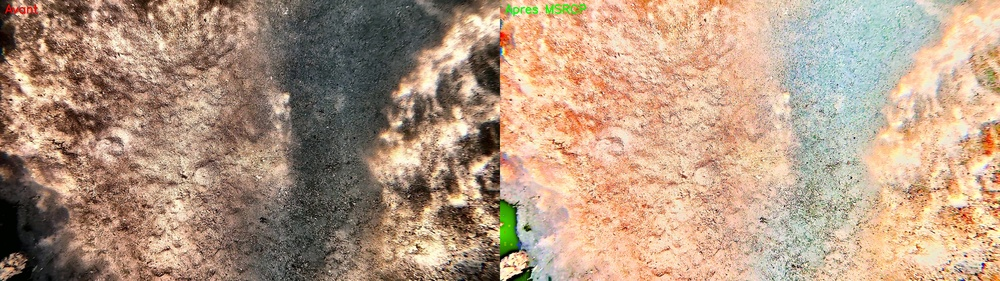
#> input picture 04_retinex/result_msrcp_15s.jpg, 1000 x 281 px, shrunk from 3840 x 1080 before the run, given in place of screenshot_5s.jpg, which was not available
$ python test_msrcp.py
#> lines starting #> are read from the running program, lines starting #| are printed output that depends on the picture; pictures that were not available may be replaced by others from this repository, and a replacement may not be noted
#> in test_msrcp, img is the input picture: shape (281, 1000, 3); mean B, G, R 129.8, 152.2, 178.9
import cv2
import numpy as np

def msrcp(img, sigmas=(15, 80, 250), low_clip=0.01, high_clip=0.99):
    """
    Multi-Scale Retinex with Colour Preservation
    - Retinex est appliqué sur la luminance totale (pas canal par canal)
    - Les couleurs sont préservées en multipliant chaque canal par le même ratio
    """
#> called with sigmas = (15, 80, 250), low_clip = 0.01, high_clip = 0.99
    img_float = img.astype(np.float64)
    # Luminance = somme des canaux
    lumiance = np.sum(img_float, axis=2) / 3.0
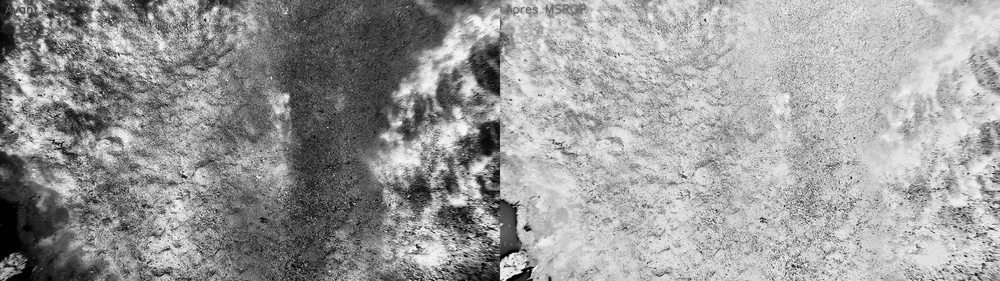
#> lumiance: shape (281, 1000) float64; min 0, max 252.7, mean 153.6
    lumiance = np.maximum(lumiance, 1.0)

    # MSR sur la luminance
    luminance_retinex = np.zeros_like(lumiance)
    for sigma in sigmas:
        blurred = cv2.GaussianBlur(lumiance, (0, 0), sigma)
        blurred = np.maximum(blurred, 1e-6)
        luminance_retinex += np.log(lumiance + 1e-6) - np.log(blurred)
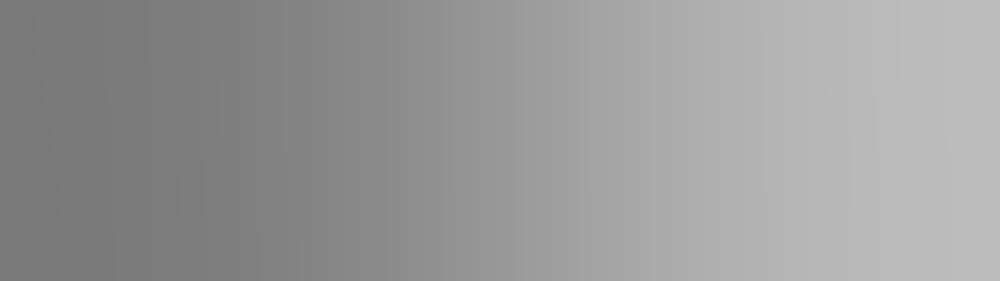
#> blurred: shape (281, 1000) float64; min 121.6, max 188.4, mean 153.7
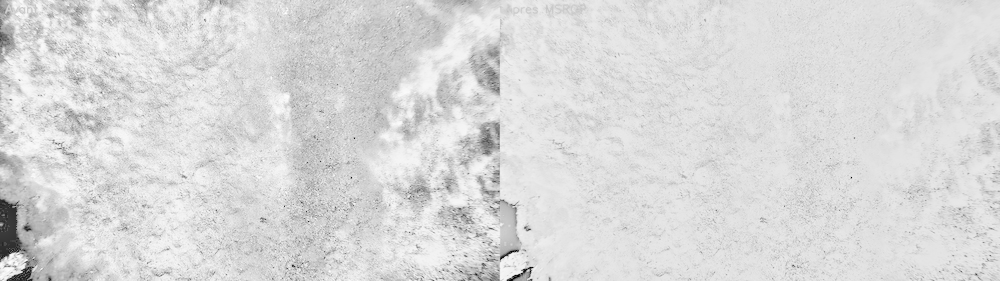
#> luminance_retinex: shape (281, 1000) float64; min -15.16, max 2.29, mean -0.245; drawn with min black and max white
    luminance_retinex /= len(sigmas)

    # Normaliser la luminance retinex
    p_low = np.percentile(luminance_retinex, low_clip * 100)
#> p_low = -1.71
    p_high = np.percentile(luminance_retinex, high_clip * 100)
#> p_high = 0.511
    luminance_retinex_norm = np.clip((luminance_retinex - p_low) / (p_high - p_low + 1e-6), 0, 1)
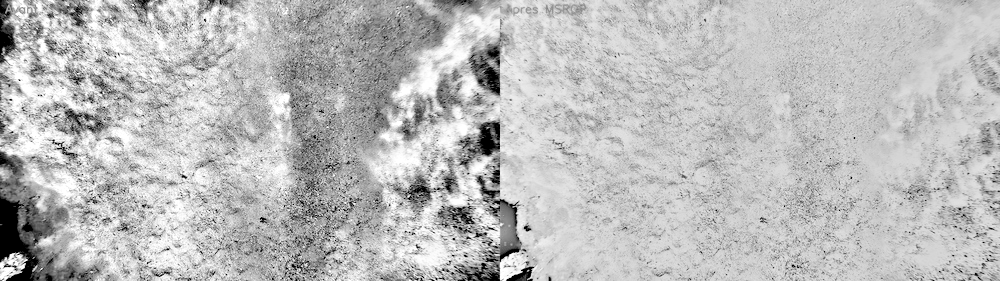
#> luminance_retinex_norm: shape (281, 1000) float64; min 0, max 1, mean 0.738

    # Appliquer le facteur de luminance corrigé à chaque canal (ratio pour préserver la couleur)
    # Pour chaque pixel, on multiplie par (luminance_target / luminance_original)
    scale = (luminance_retinex_norm * 255.0) / lumiance
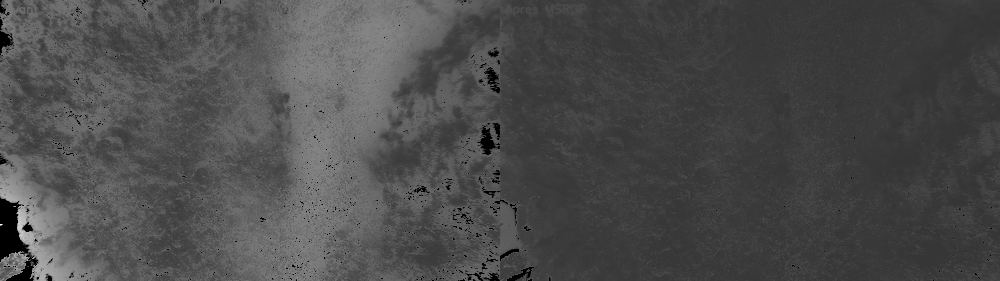
#> scale: shape (281, 1000) float64; min 0, max 4.47, mean 1.33; drawn with min black and max white

    result = np.zeros_like(img_float)
    for i in range(3):
        result[:, :, i] = np.clip(img_float[:, :, i] * scale, 0, 255)

    return result.astype(np.uint8)

def test_msrcp(img_path, out_path):
    img = cv2.imread(img_path)
    if img is None:
        print(f"Error: {img_path} not found")
        return

    print("Running MSRCP...")
    result = msrcp(img)

    img_small = cv2.resize(img, (0,0), fx=0.5, fy=0.5)
    res_small = cv2.resize(result, (0,0), fx=0.5, fy=0.5)

    cv2.putText(img_small, "Avant", (20, 50), cv2.FONT_HERSHEY_SIMPLEX, 1.5, (0,0,255), 3)
#> img_small: shape (140, 500, 3); mean B, G, R 127.6, 149.6, 181.1
    cv2.putText(res_small, "Apres MSRCP", (20, 50), cv2.FONT_HERSHEY_SIMPLEX, 1.5, (0,255,0), 3)
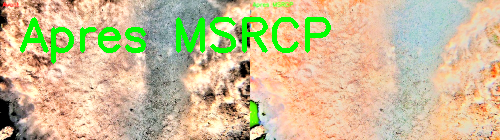
#> res_small: shape (140, 500, 3); mean B, G, R 150.2, 189.9, 203.8

    final = np.hstack((img_small, res_small))
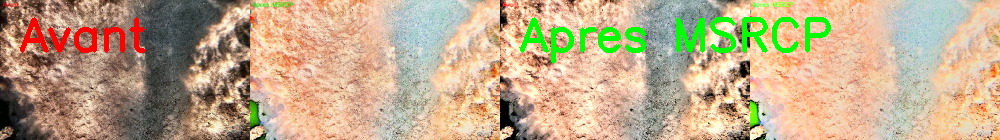
#> final: shape (140, 1000, 3); mean B, G, R 138.9, 169.8, 192.4
    cv2.imwrite(out_path, final)
    print(f"Saved {out_path}")

if __name__ == "__main__":
    # Test sur les 3 frames
    for t in [5, 15, 30]:
        test_msrcp(f"screenshot_{t}s.jpg", f"result_msrcp_{t}s.jpg")
#> pass 2 of the loop `for t in [5, 15, 30]:`:
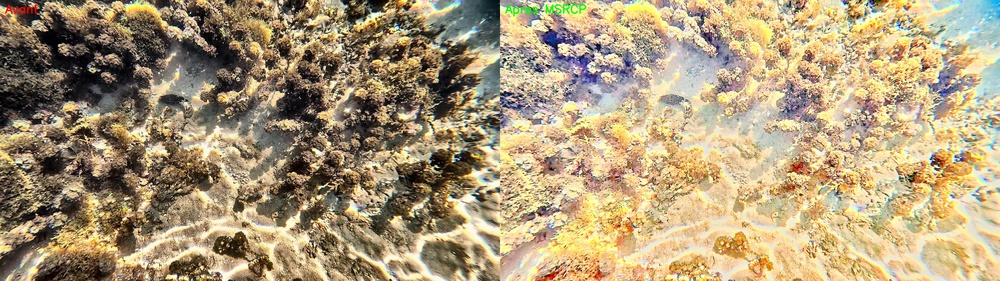
#> input picture 04_retinex/result_msrcp_30s.jpg, 1000 x 281 px, shrunk from 3840 x 1080 before the run, given in place of screenshot_15s.jpg, which was not available
#> in test_msrcp, img is the input picture: shape (281, 1000, 3); mean B, G, R 121.1, 153.8, 172.1
#> after the loop in msrcp (call 2), `for sigma in sigmas:`:
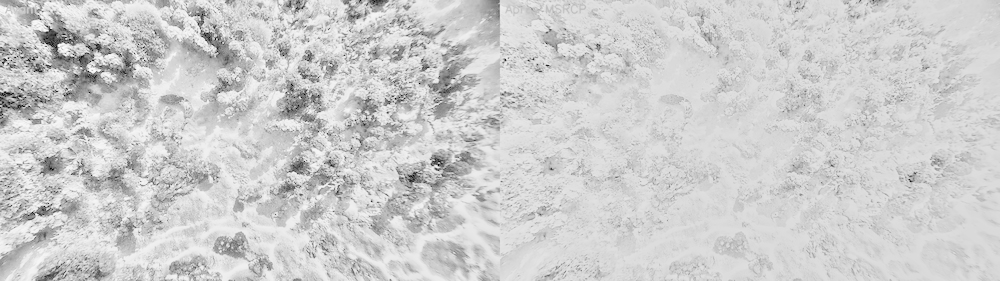
#> luminance_retinex: shape (281, 1000) float64; min -14.33, max 2.93, mean -0.396; drawn with min black and max white
#> p_low = -2.3
#> p_high = 0.645
#> in test_msrcp (call 2), `final = np.hstack((img_small, res_small))`:
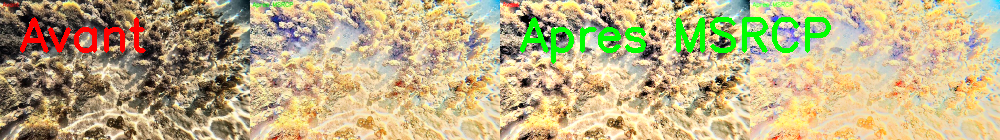
#> final: shape (140, 1000, 3); mean B, G, R 131.6, 174.7, 190
